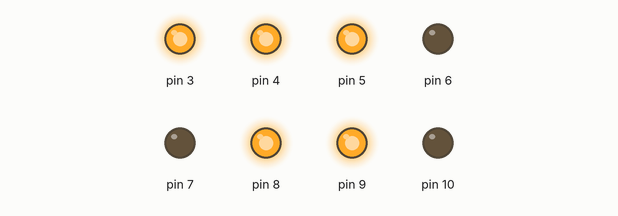
Bench run of a sketch on a simulated Arduino Uno, built with avr-gcc and run on an emulated ATmega328P. Shown: output pins drawn as LEDs (lit = HIGH).

Above: at 5.5 s.
At 6.5 s:
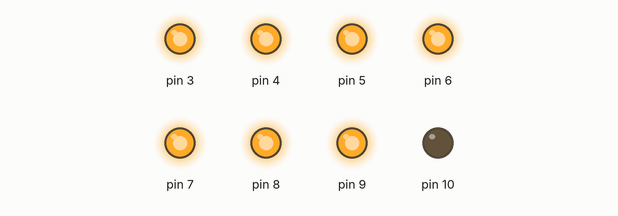
At 7.5 s:
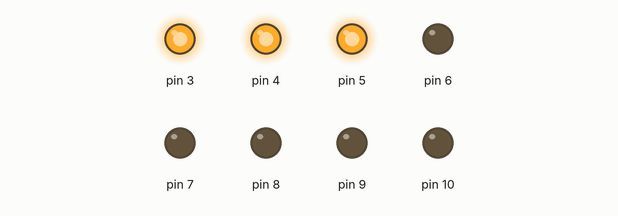
At 9.5 s:
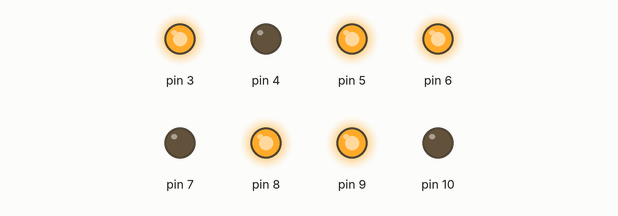
At 11.5 s:
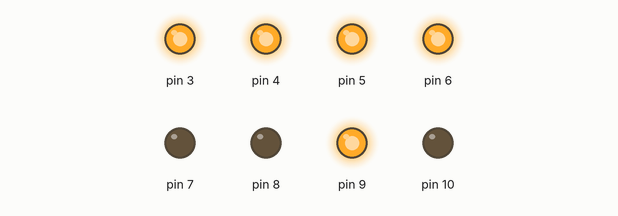
At 13.5 s:
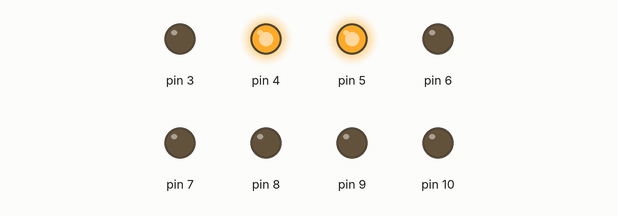
Timing chart, 0 to 15.4 s (numbered marks = the images above):
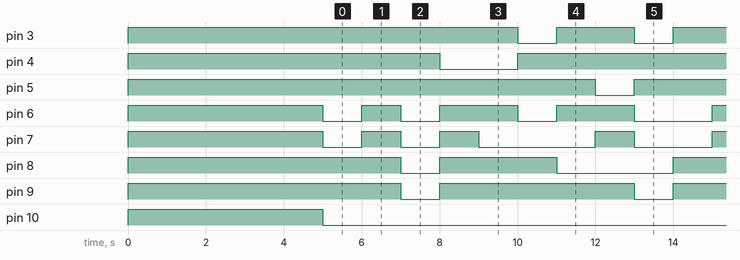

The sketch:

Num.ino
```cpp
void setup() {
  for(int i = 3; i < 11; i++){
    pinMode(i,OUTPUT);
  }
  for(int t = 3; t < 11; t++){
    digitalWrite(t,HIGH);
  }
  delay(5000);
}

void loop() {
  // put your main code here, to run repeatedly:
  for(int z = 3; z < 11; z++){
    digitalWrite(z,LOW);
  }
  //9
  digitalWrite(3,HIGH);
  digitalWrite(4,HIGH);
  digitalWrite(5,HIGH);
  digitalWrite(8,HIGH);
  digitalWrite(9,HIGH);
  delay(1000);
  for(int z = 3; z < 11; z++){
    digitalWrite(z,LOW);
  }
  //8
  digitalWrite(3,HIGH);
  digitalWrite(4,HIGH);
  digitalWrite(5,HIGH);
  digitalWrite(6,HIGH);
  digitalWrite(7,HIGH);
  digitalWrite(8,HIGH);
  digitalWrite(9,HIGH);
  delay(1000);
  for(int z = 3; z < 11; z++){
    digitalWrite(z,LOW);
  }
  //7
  digitalWrite(3,HIGH);
  digitalWrite(4,HIGH);
  digitalWrite(5,HIGH);
  delay(1000);
  for(int z = 3; z < 11; z++){
    digitalWrite(z,LOW);
  }
  //6
  digitalWrite(3,HIGH);
  digitalWrite(5,HIGH);
  digitalWrite(6,HIGH);
  digitalWrite(7,HIGH);
  digitalWrite(8,HIGH);
  digitalWrite(9,HIGH);
  delay(1000);
  for(int z = 3; z < 11; z++){
    digitalWrite(z,LOW);
  }
  //5
  digitalWrite(3,HIGH);
  digitalWrite(5,HIGH);
  digitalWrite(6,HIGH);
  digitalWrite(8,HIGH);
  digitalWrite(9,HIGH);
  delay(1000);
  for(int z = 3; z < 11; z++){
    digitalWrite(z,LOW);
  }
  //4
  digitalWrite(4,HIGH);
  digitalWrite(5,HIGH);
  digitalWrite(8,HIGH);
  digitalWrite(9,HIGH);
  delay(1000);
  for(int z = 3; z < 11; z++){
    digitalWrite(z,LOW);
  }
  //3
  digitalWrite(3,HIGH);
  digitalWrite(4,HIGH);
  digitalWrite(5,HIGH);
  digitalWrite(6,HIGH);
  digitalWrite(9,HIGH);
  delay(1000);
  for(int z = 3; z < 11; z++){
    digitalWrite(z,LOW);
  }
  //2
  digitalWrite(3,HIGH);
  digitalWrite(4,HIGH);
  digitalWrite(6,HIGH);
  digitalWrite(7,HIGH);;
  digitalWrite(9,HIGH);
  delay(1000);
  for(int z = 3; z < 11; z++){
    digitalWrite(z,LOW);
  }
  //1
  digitalWrite(4,HIGH);
  digitalWrite(5,HIGH);
  delay(1000);
  for(int z = 3; z < 11; z++){
    digitalWrite(z,LOW);
  }
}
```

Measured:
- by itself, pin 3: repeats every 9.0 s: HIGH 2.0 s, LOW 1.0 s, HIGH 5.0 s, LOW 1.0 s
- by itself, pin 4: alternates HIGH for 7.0 s and LOW for 2.0 s
- by itself, pin 5: alternates HIGH for 8.0 s and LOW for 1.0 s
- by itself, pin 6: repeats every 9.0 s: HIGH 1.0 s, 2 × (LOW 1.0 s, HIGH 2.0 s), LOW 2.0 s
- by itself, pin 7: repeats every 9.0 s: HIGH 1.0 s, LOW 1.0 s, HIGH 1.0 s, LOW 3.0 s, HIGH 1.0 s, LOW 2.0 s
- by itself, pin 8: repeats every 9.0 s: HIGH 3.0 s, LOW 3.0 s, HIGH 2.0 s, LOW 1.0 s
- by itself, pin 9: repeats every 9.0 s: HIGH 5.0 s, LOW 1.0 s, HIGH 2.0 s, LOW 1.0 s
- by itself, pin 10: HIGH → LOW at 5.0 s
